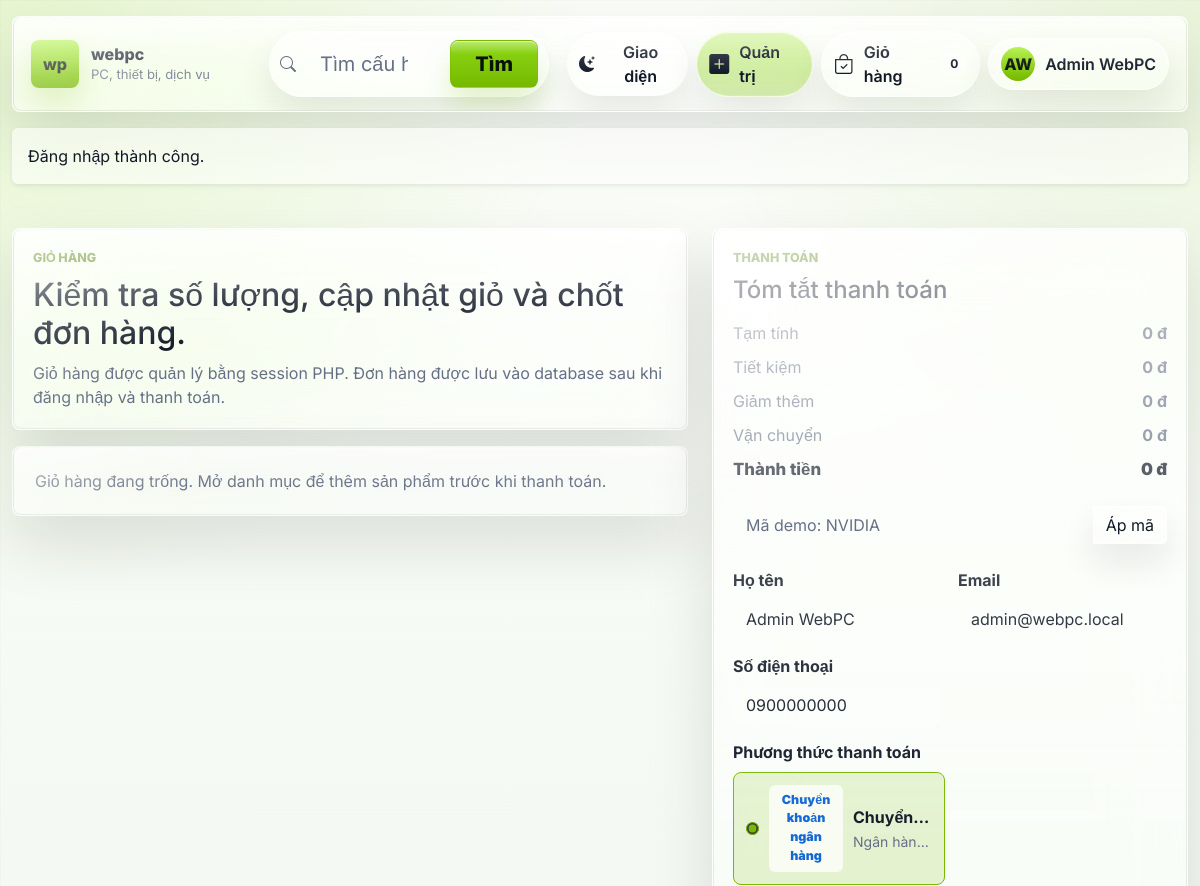
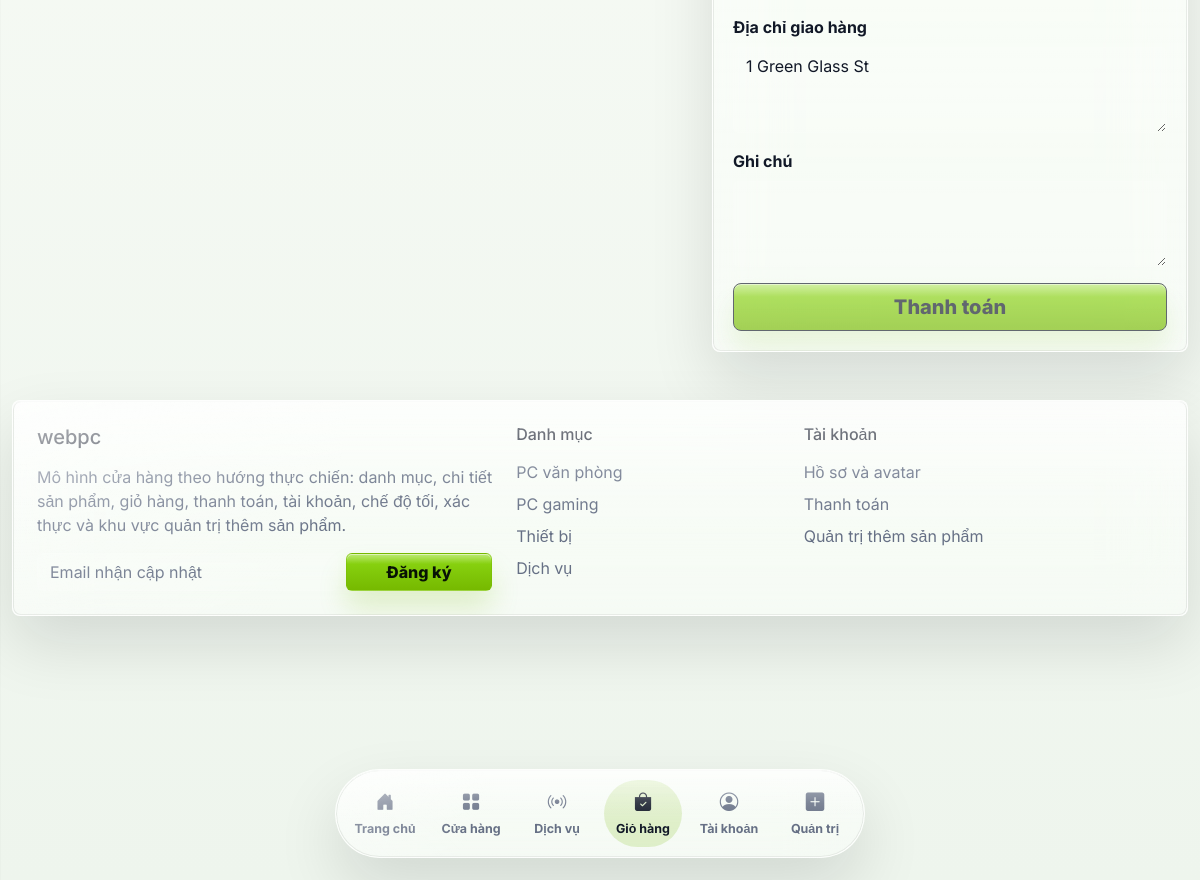
/cart.php (signed in), run on the app's committed database (2 pictures, top to bottom).
### tables this page shows
CREATE TABLE IF NOT EXISTS users (
    id INT AUTO_INCREMENT PRIMARY KEY,
    role VARCHAR(32) NOT NULL DEFAULT 'customer',
    full_name VARCHAR(190) NOT NULL,
    email VARCHAR(190) NOT NULL UNIQUE,
    password_hash VARCHAR(255) NOT NULL,
    phone VARCHAR(40) NOT NULL DEFAULT '',
    company VARCHAR(190) NOT NULL DEFAULT '',
    address VARCHAR(255) NOT NULL DEFAULT '',
    city VARCHAR(120) NOT NULL DEFAULT '',
    note TEXT NOT NULL,
    avatar_label VARCHAR(20) NOT NULL DEFAULT 'WP',
    avatar_url VARCHAR(500) NOT NULL DEFAULT '',
    created_at DATETIME NOT NULL,
    updated_at DATETIME NOT NULL
);

CREATE TABLE IF NOT EXISTS payment_methods (
    id INT AUTO_INCREMENT PRIMARY KEY,
    user_id INT NOT NULL,
    method_type VARCHAR(60) NOT NULL DEFAULT 'bank_transfer',
    bank_name VARCHAR(190) NOT NULL,
    account_mask VARCHAR(190) NOT NULL,
    account_ref VARCHAR(190) NOT NULL DEFAULT '',
    holder_name VARCHAR(190) NOT NULL,
    note TEXT NOT NULL,
    created_at DATETIME NOT NULL,
    CONSTRAINT fk_payment_methods_user FOREIGN KEY (user_id) REFERENCES users(id) ON DELETE CASCADE
);

### cart.php (the view, shortened to what the rows shown need)
<?php
$items = cart_items();
$profile = current_profile_defaults();
$payments = is_logged_in() ? payment_methods((int) current_user_id()) : [];
$preferredPaymentTypes = ['momo', 'vnpay', 'bank_card', 'visa', 'cod', 'bank_transfer'];
$checkoutPayments = [];
foreach ($preferredPaymentTypes as $type) {
    foreach ($payments as $payment) {
        if ((string) ($payment['method_type'] ?? 'bank_transfer') === $type) {
            $checkoutPayments[] = $payment;
            break;
        }
    }
}
$checkoutPayments = $checkoutPayments !== [] ? $checkoutPayments : $payments;
$checkoutState = pull_form_state('checkout');
include __DIR__ . '/includes/header.php';
?>
<section class="section-space">
    <div class="container-xxl">
        <div class="row g-4 align-items-start">
            <div class="col-lg-7">
                <div class="detail-panel">
                    <h1 class="h2 mb-2">Kiểm tra số lượng, cập nhật giỏ và chốt đơn hàng.</h1>
                </div>
            </div>
            <div class="col-lg-5">
                <aside class="summary-panel sticky-panel">
                    <h2 class="h4 mb-3">Tóm tắt thanh toán</h2>
                    <?php if (!is_logged_in()): ?>
                        <div class="empty-panel">
                            Đăng nhập để thanh toán, lưu đơn hàng và sử dụng phương thức thanh toán trong tài khoản.
                        </div>
                        <div class="d-grid mt-3">
                            <a class="btn btn-brand btn-lg" href="login.php?next=cart.php">Đăng nhập để thanh toán</a>
                        </div>
                    <?php else: ?>
                        <form action="" method="post" class="row g-3">
                            <div class="col-md-6">
                                <label class="form-label" for="full_name">Họ tên</label>
                                <input id="full_name" name="full_name" class="form-control glass-input <?= field_error($checkoutState, 'full_name') !== '' ? 'is-invalid-soft' : '' ?>" value="<?= h(field_value($checkoutState, 'full_name', (string) $profile['full_name'])) ?>">
                            </div>
                            <div class="col-md-6">
                                <label class="form-label" for="email">Email</label>
                                <input id="email" name="email" class="form-control glass-input <?= field_error($checkoutState, 'email') !== '' ? 'is-invalid-soft' : '' ?>" value="<?= h(field_value($checkoutState, 'email', (string) $profile['email'])) ?>">
                            </div>
                            <div class="col-md-6">
                                <label class="form-label" for="phone">Số điện thoại</label>
                                <input id="phone" name="phone" class="form-control glass-input <?= field_error($checkoutState, 'phone') !== '' ? 'is-invalid-soft' : '' ?>" value="<?= h(field_value($checkoutState, 'phone', (string) $profile['phone'])) ?>">
                            </div>
                            <div class="col-12">
                                <label class="form-label">Phương thức thanh toán</label>
                                <div class="checkout-payment-grid <?= field_error($checkoutState, 'payment_method_id') !== '' ? 'is-invalid-soft' : '' ?>">
                                    <?php foreach ($checkoutPayments as $index => $payment): ?>
                                        <?php
                                        $paymentId = (int) $payment['id'];
                                        $paymentType = (string) ($payment['method_type'] ?? 'bank_transfer');
                                        $checked = field_value($checkoutState, 'payment_method_id') === (string) $paymentId || (field_value($checkoutState, 'payment_method_id') === '' && $index === 0);
                                        ?>
                                        <label class="checkout-payment-option">
                                            <input type="radio" name="payment_method_id" value="<?= $paymentId ?>" <?= $checked ? 'checked' : '' ?>>
                                            <span class="checkout-payment-logo"><?= h(payment_type_label($paymentType)) ?></span>
                                            <span class="checkout-payment-copy">
                                                <strong><?= h(payment_type_label($paymentType)) ?></strong>
                                                <small><?= h(payment_method_display($payment)) ?></small>
                                            </span>
                                        </label>
                                    <?php endforeach; ?>
                                </div>
                            </div>
                            <div class="col-12">
                                <label class="form-label" for="address">Địa chỉ giao hàng</label>
                                <textarea id="address" name="address" rows="3" class="form-control glass-textarea <?= field_error($checkoutState, 'address') !== '' ? 'is-invalid-soft' : '' ?>"><?= h(field_value($checkoutState, 'address', (string) $profile['address'])) ?></textarea>
                            </div>
                            <div class="col-12">
                                <label class="form-label" for="note">Ghi chú</label>
                                <textarea id="note" name="note" rows="3" class="form-control glass-textarea"><?= h(field_value($checkoutState, 'note')) ?></textarea>
                            </div>
                            <div class="col-12 d-grid">
                                <button class="btn btn-brand btn-lg" type="submit" <?= ($items === [] || $payments === []) ? 'disabled' : '' ?>>Thanh toán</button>
                            </div>
                        </form>
                    <?php endif; ?>
                </aside>
            </div>
        </div>
    </div>
</section>
<?php include __DIR__ . '/includes/footer.php'; ?>

### includes/header.php (shortened to what the rows shown need)
<?php
$user = current_user();
?>
<!DOCTYPE html>
<html lang="vi">
<head>
    <link href="https://cdn.jsdelivr.net/npm/bootstrap@5.3.3/dist/css/bootstrap.min.css" rel="stylesheet">
    <link rel="stylesheet" href="https://cdn.jsdelivr.net/npm/bootstrap-icons@1.11.3/font/bootstrap-icons.min.css">
    <link rel="stylesheet" href="assets/css/app.css">
</head>
<body>
<header class="app-header sticky-top">
    <div class="container-xxl">
        <div class="header-shell glass-panel">
            <div class="header-layout">
                <div class="header-actions-cluster">
                    <?php if ($user !== null): ?>
                        <a class="quick-pill account-pill" href="account.php">
                            <?php if (trim((string) $user['avatar_url']) !== ''): ?>
                                <img class="avatar-pill is-image" src="<?= h((string) $user['avatar_url']) ?>" alt="<?= h((string) $user['full_name']) ?>">
                            <?php else: ?>
                                <span class="avatar-pill"><?= h((string) $user['avatar_label']) ?></span>
                            <?php endif; ?>
                            <span class="fw-semibold text-main account-name"><?= h((string) $user['full_name']) ?></span>
                        </a>
                    <?php endif; ?>
                </div>
            </div>
        </div>
    </div>
</header>
<main class="pb-5">

### data on the page
users: avatar_label "AW", full_name "Admin WebPC", email "admin@webpc.local", phone "0900000000", address "1 Green Glass St"
payment_methods: payment_method_id "☑ Chuyển khoản ngân hàng Chuyển", method_type "Chuyển khoản ngân hàng", method_type "Chuyển…", payment_method_display($payment) "Ngân hàn…"

### other printed values
$cartCount "0"
$flash['message'] "Đăng nhập thành công."
money($totals['subtotal']) "0 đ"
money($totals['saving']) "0 đ"
money($totals['discount']) "0 đ"
money($totals['shipping']) "0 đ"
money($totals['total']) "0 đ"
